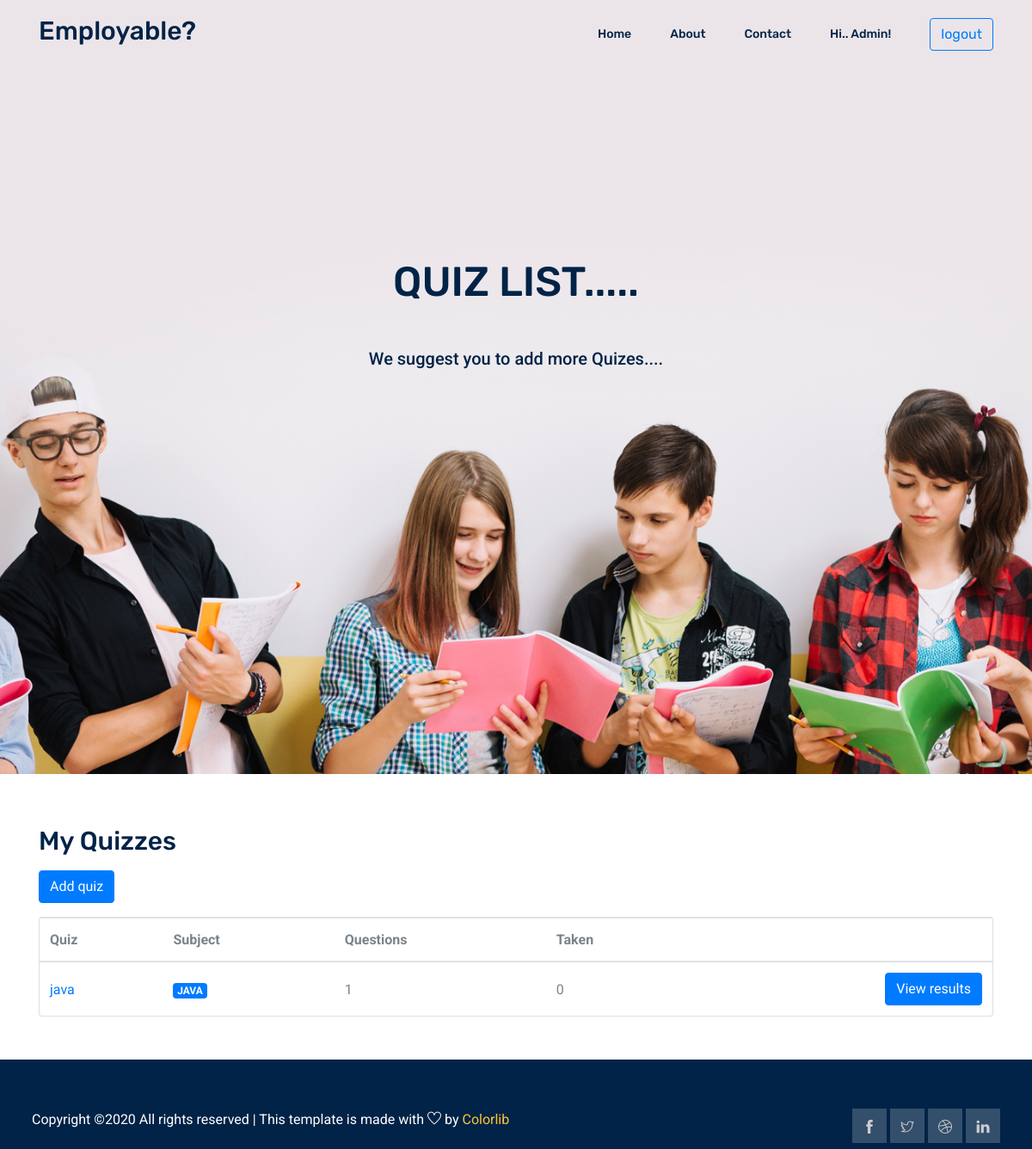
Page /company/quiz/ (signed in) on the earlier database version.
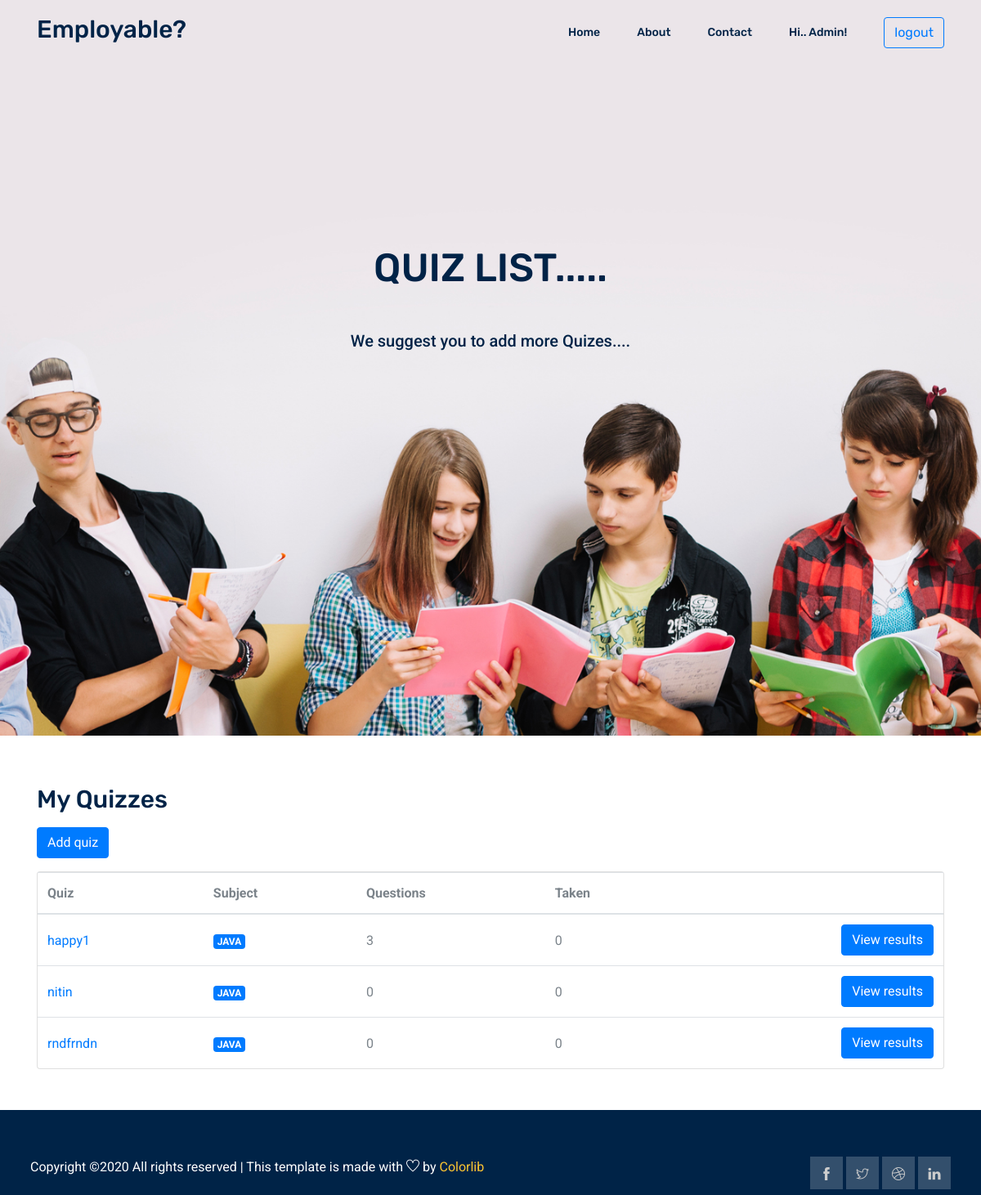
Same page on the later database version.
### accounts/models.py (models this page shows)
class User(AbstractUser):
    is_student = models.BooleanField(default=False)
    is_company = models.BooleanField(default=False)
    has_details = models.BooleanField(default=False)
    about = models.TextField(max_length=1000)
    image = models.ImageField(upload_to='main_image',blank = True, null = True)
    website = models.CharField(max_length=40)

### exam/models.py (models this page shows, shortened)
class Quiz(models.Model):
    owner = models.ForeignKey(User, on_delete=models.CASCADE, related_name='quizzes')
    name = models.CharField(max_length=255)
    subject = models.ForeignKey(Subject, on_delete=models.CASCADE, related_name='quizzes')
    location = models.CharField(max_length=50)
    skills_Required = models.CharField(max_length = 50)
    education = models.CharField(max_length = 50)
    work_exporience = models.CharField(max_length = 50)
    ctc = models.IntegerField()
    posts = models.CharField(max_length=20)

class Subject(models.Model):
    name = models.CharField(max_length=30)
    color = models.CharField(max_length=7, default='#007bff')
    def get_html_badge(self):
        name = escape(self.name)
        color = escape(self.color)
        html = '<span class="badge badge-primary" style="background-color: %s">%s</span>' % (color, name)
        return mark_safe(html)

### company/views.py (the view)
# urls.py: path('quiz/',views.QuizListView.as_view(),name='quizList'),
class QuizListView(ListView):
    model = Quiz
    ordering = ('name', )
    context_object_name = 'quizzes'
    template_name = 'company/QuizList.html'
    def get_queryset(self):
        queryset = self.request.user.quizzes \
            .select_related('subject') \
            .annotate(questions_count=Count('questions', distinct=True)) \
            .annotate(taken_count=Count('taken_quizzes', distinct=True))
        return queryset

### templates/company/QuizList.html (shortened to what this page needs)
{% extends 'base.html' %}
{% load crispy_forms_tags %}
{% block body %}
<section class="home_banner_area">
   <div class="banner_inner">
     <div class="container">
       <div class="row">
         <div class="col-lg-12">
           <div class="banner_content text-center">
             <h2 class="text-uppercase mt-4 mb-5">
               Quiz list.....
             </h2>
             <p>We suggest you to add more Quizes....</p>
           </div>
         </div>
       </div>
     </div>
   </div>
 </section>
    <div class='container' style= 'margin-top:60px'>
        {% if request.user.is_authenticated %}
        {% if request.user.is_company %}
          <h2 class="mb-3">My Quizzes</h2>
          <a href="{% url 'createQuiz' %}" class="btn btn-primary mb-3" role="button">Add quiz</a>
          <div class="card">
            <table class="table mb-0">
              <thead>
                <tr>
                  <th>Quiz</th>
                  <th>Subject</th>
                  <th>Questions</th>
                  <th>Taken</th>
                  <th></th>
                </tr>
              </thead>
              <tbody>
                {% for quiz in quizzes %}
                  <tr>
                    <td class="align-middle"><a href="{% url 'updateQuiz' quiz.pk %}">{{ quiz.name }}</a></td>
                    <td class="align-middle">{{ quiz.subject.get_html_badge }}</td>
                    <td class="align-middle">{{ quiz.questions_count }}</td>
                    <td class="align-middle">{{ quiz.taken_count }}</td>
                    <td class="text-right">
                      <a href="{% url 'results' quiz.pk %}" class="btn btn-primary">View results</a>
                    </td>
                  </tr>
                {% empty %}
                  <tr>
                    <td class="bg-light text-center font-italic" colspan="5">You haven't created any quiz yet.</td>
                  </tr>
                {% endfor %}
              </tbody>
            </table>
            {% else %}
            <h4>you need to be a company to see this page</h4>
            {% endif %}
            {% else %}
            <h4>first login in</h4>
            {% endif %}
          </div>
</div>
{% endblock %}

### templates/base.html (shortened to what this page needs)
{% load static %}
<!DOCTYPE html>
<html lang="en">
  <head>
   <link rel="stylesheet" href="{% static 'css/bootstrap.css' %}" />
    <link rel="stylesheet" href="{% static 'css/flaticon.css' %}" />
    <link rel="stylesheet" href="{% static 'css/themify-icons.css' %}" />
    <link rel="stylesheet" href="{% static 'vendors/owl-carousel/owl.carousel.min.css' %}" />
    <link rel="stylesheet" href="{% static 'vendors/nice-select/css/nice-select.css' %}" />
    <link rel="stylesheet" href="https://stackpath.bootstrapcdn.com/bootstrap/4.1.3/css/bootstrap.min.css">
    <link rel="stylesheet" href="{% static 'css/style.css' %}" />
  </head>
  <body>
    <header class="header_area">
      <div class="main_menu">
        <nav class="navbar navbar-expand-lg navbar-light">
          <div class="container">
            <a class="navbar-brand logo_h" href="{% url 'home'  %}"
              ><h2>Employable?</h2></a>
            <div
              class="collapse navbar-collapse offset"
              id="navbarSupportedContent"
            >
              <ul class="nav navbar-nav menu_nav ml-auto">
                <li class="nav-item {% block homeactive %} {% endblock %}">
                  <a class="nav-link" href="{% url 'home'  %}">Home</a>
                </li>
                <li class="nav-item {% block aboutactive %} {% endblock %}">
                  <a class="nav-link " href="{% url 'about'  %}">About</a>
                </li>
                <li class="nav-item {% block contactactive %} {% endblock %}">
                  <a class="nav-link " href="{% url 'contact'  %}">Contact</a>
                </li>
                {% if not request.user.is_authenticated %}
                <li class="nav-item">
                  <a class = 'nav-link'>
                    <button class="btn btn-outline-primary my-2 my-sm-0" onclick=location.href='{% url 'login' %}' type="submit">Login</button>
                  </a>
                </li>
                <li class="nav-item" >
                  <a class = 'nav-link'>
                  <button class="btn btn-outline-primary my-2 my-sm-0" onclick=location.href='{% url 'signup' %}' type="submit">Signup</button>
                </a>
                </li>
                {% else %}
                <li class="nav-item">
                  <a class="nav-link" href="{% url 'quiz_list'  %}">hi.. {{request.user}}!</a>
                </li>
                <li class="nav-item" >
                  <a class = 'nav-link'>
                  <button class="btn btn-outline-primary my-2 my-sm-0" onclick=location.href='{% url 'logout' %}' type="submit">logout</button>
                </a>
                </li>
                {% endif %}
              </ul>
            </div>
          </div>
        </nav>
      </div>
    </header>
    {% block body %}{% endblock %}
    <footer class="footer-area " >
      <div class="container" style = "padding:7px">
        <div class="row footer-bottom d-flex justify-content-between">
          <p class="col-lg-8 col-sm-12 footer-text m-0 text-white">
Copyright &copy;<script>document.write(new Date().getFullYear());</script> All rights reserved | This template is made with <i class="ti-heart" aria-hidden="true"></i> by <a href="https://colorlib.com" target="_blank">Colorlib</a>
          </p>
          <div class="col-lg-4 col-sm-12 footer-social">
            <a href="#"><i class="ti-facebook"></i></a>
            <a href="#"><i class="ti-twitter"></i></a>
            <a href="#"><i class="ti-dribbble"></i></a>
            <a href="#"><i class="ti-linkedin"></i></a>
          </div>
        </div>
      </div>
    </footer>
    </body>
</html>

Differences in the rows shown:
no longer on this page (row edited): Quiz: name "java", subject.get_html_badge "JAVA", questions_count "1", taken_count "0"
added Quiz: name "happy1", subject.get_html_badge "JAVA", questions_count "3", taken_count "0"
added Quiz: name "nitin", subject.get_html_badge "JAVA", questions_count "0", taken_count "0"
added Quiz: name "rndfrndn", subject.get_html_badge "JAVA", questions_count "0", taken_count "0"
